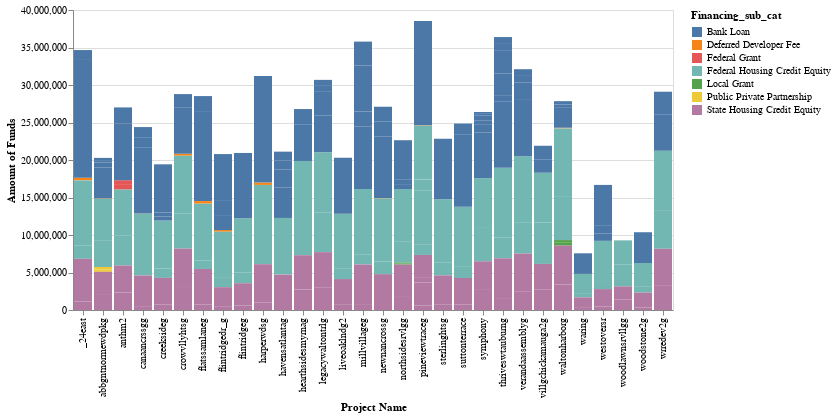

The notebook cell this image was saved under:
### Markdown cell above
Stacked bar charts of the type of financing per project by state

### Code cell
alt.Chart(georgia_financing).mark_bar().encode(
    x='Project Name',
    y='Amount of Funds',
    color='Financing_sub_cat',
    tooltip=['Financing_sub_cat']
)

### Figure 1 — Vega-Lite specification as saved in the notebook (floating-point values rounded to 4 significant figures; data arrays with more than 128 entries replaced by an {"elided": "..."} marker saying what was removed)
{"config": {"view": {"continuousWidth": 400, "continuousHeight": 300}}, "data": {"name": "data-bab5e602492f4155ded8e83cc35182e4"}, "mark": "bar", "encoding": {"color": {"type": "nominal", "field": "Financing_sub_cat"}, "tooltip": [{"type": "nominal", "field": "Financing_sub_cat"}], "x": {"type": "nominal", "field": "Project Name"}, "y": {"type": "quantitative", "field": "Amount of Funds"}}, "$schema": "https://vega.github.io/schema/vega-lite/v4.0.2.json", "datasets": {"data-bab5e602492f4155ded8e83cc35182e4": {"elided": "237 records"}}}
